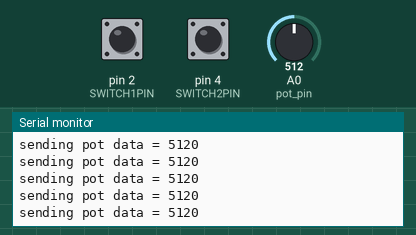
Recording of a sketch running on a simulated Arduino Uno, built with avr-gcc and run on an emulated ATmega328P. Parts: the last lines printed to the serial monitor. The inputs (shaded band) are chosen by the test bench; at power-on: A0 (pot_pin) = 512, pin 2 (SWITCH1PIN) LOW, pin 4 (SWITCH2PIN) LOW. No radio packets arrive unless stated.

Above: at 1.2 s.
1.3 s: A0 (pot_pin) set to 108
At 2.4 s:
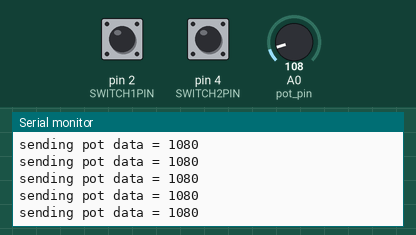
2.8 s: A0 (pot_pin) set to 92
At 3.4 s:
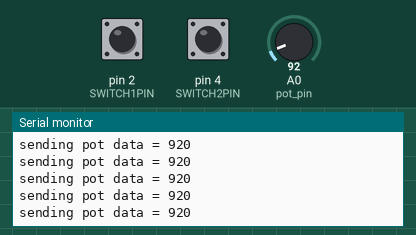
5.8 s: A0 (pot_pin) set to 11
At 6.6 s:
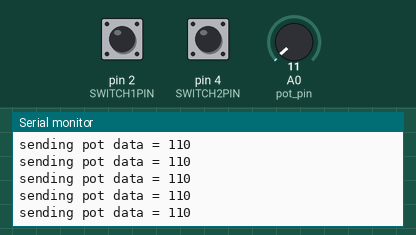
8.8 s: A0 (pot_pin) set to 8
At 9.6 s:
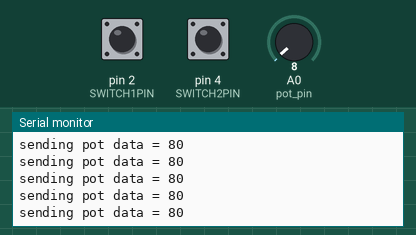
Timing chart, 0 to 11.8 s (numbered marks = the images above; inputs shaded):
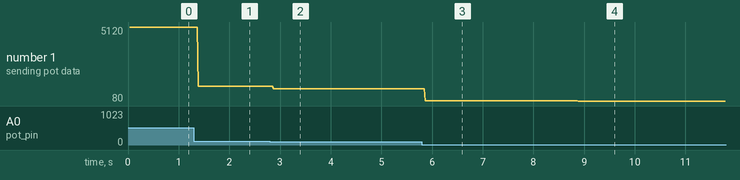

Measured:
- after the input at 1.3 s, the serial monitor: prints a new line after 0.09 s (image 1)
- after the input at 2.8 s, the serial monitor: prints a new line after 0.07 s (image 2)
- after the input at 5.8 s, the serial monitor: prints a new line after 0.07 s (image 3)
- after the input at 8.8 s, the serial monitor: prints a new line after 0.09 s (image 4)
- plotted number 1: 5120 → 1080 after the input at 1.3 s, 1080 → 920 after the input at 2.8 s, 920 → 110 after the input at 5.8 s, 110 → 80 after the input at 8.8 s

The sketch:

transmit.ino
```cpp
/*
   Example using the nRF24L01 radio module to communicate
   between two Arduinos,
   the transmitter is connected to two momentary switches
   the receiver is connected to two LEDs
   Both sketches are present in this file; first the transmitter
   The receiver is included as a comment below
   These sketches require the RF24 library by TMRH20
*/


// Transmitter

// Pin usage
//
// The switches are on pins 2 and 4:
const int SWITCH1PIN = 2;
const int SWITCH2PIN = 4;

// nRF24L01 uses SPI which is fixed on pins 11, 12, and 13.
// It also requires two other signals
// (CE = Chip Enable, CSN = Chip Select Not)
// Which can be any pins:

const int CEPIN = 9;
const int CSNPIN = 10;
int pot_pin = 0;

// In summary,
// nRF 24L01 pin    Arduino pin   name
//          1                     GND
//          2                     3.3V
//          3             9       CE
//          4             10      CSN
//          5             13      SCLK
//          6             11      MOSI/COPI
//          7             12      MISO/CIPO

#include <SPI.h>
#include <nRF24L01.h>
#include <RF24.h>
RF24 radio(CEPIN, CSNPIN);                // CE, CSN

// Byte of array representing the address.
// This is the address where we will send the data.
// This should be same on the receiving side.
const byte address[6] = "1100";

void setup() {
  Serial.begin(9600);

  pinMode(SWITCH1PIN, INPUT);
  pinMode(SWITCH2PIN, INPUT);

  // RF24 setup
  if (!radio.begin()) {
    Serial.println("radio  initialization failed");
    while (1)
      ;
  } else {
    Serial.println("radio successfully initialized");
  }
  radio.openWritingPipe(address);  //destination address
  radio.setPALevel(RF24_PA_MIN);   // min or max
  radio.stopListening();           //This sets the module as transmitter
}
void loop() {

  int left = B00000000;
  if (digitalRead(SWITCH1PIN) == HIGH) {
    left = B00000001;
  }
  int right = B00000000;
  if (digitalRead(SWITCH2PIN) == HIGH) {
    right = B00000010;
  }

  int pot = 0;
  int val = 0;
  if((val = analogRead(pot_pin))){
    pot = val;
    pot *= 10;
  }


  int data = left | right;

  int totalVal = data + pot;
  // if (data) {
  //   Serial.print( "sending data = " );
  //   Serial.println(data);
  //   radio.write(&data, sizeof(data)) ;
  // }
  // else if(pot){
  //   Serial.print( "sending pot data = " );
  //   Serial.println(pot);
  //   radio.write(&pot, sizeof(pot));
  // }

  Serial.print( "sending pot data = " );
  Serial.println(totalVal);
  radio.write(&totalVal, sizeof(totalVal));
}
```
